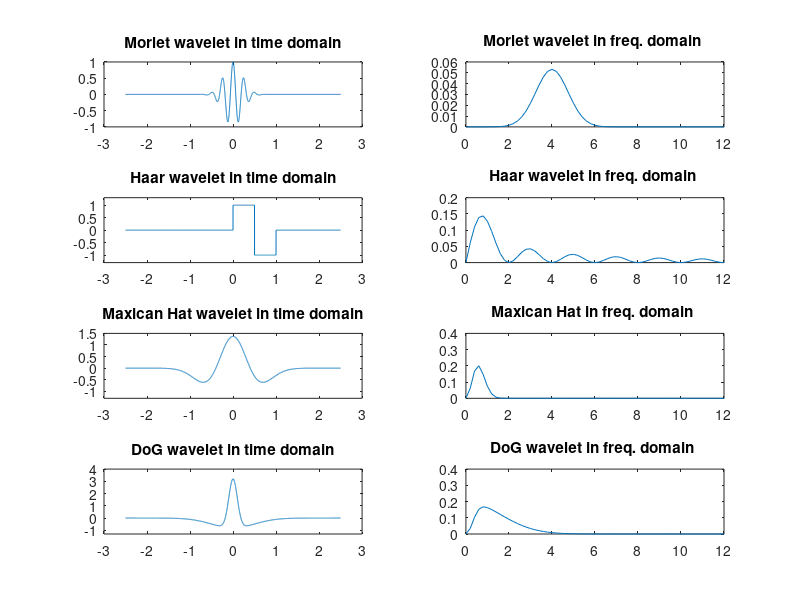

Source code (MATLAB):
clear, clf
%% Wavelets

% general simulation parameters
fs = 1024;
npnts = fs*5+1; %5 seconds (odd time vector for zero centered)

%centered time vector
timevec = (1:npnts)/fs;
timevec = timevec - mean(timevec);

%for pwr spectrum
hz = linspace(0,fs/2,floor(npnts/2)+1);

%% Morlet wavelet
% Morlet wavelets are frequently used for time-frequency analysis 
% of non-stationary time series data, such as neuroelectrical signals 
% recorded from the brain. 
% The crucial parameter of Morlet wavelets is the width of the Gaussian 
% that tapers the sine wave. This width parameter controls 
% the trade-off between temporal precision and frequency precision.
% It is typically defined as the “number of cycles,” but this parameter is opaque,
% and often leads to uncertainty and suboptimal analysis choices, 
% as well as being difficult to interpret and evaluate.

%parameters
freq = 4; %peak freuency
csw = cos(2*pi*freq*timevec);%cosine wave
fwhm = .5; %(fwhm increase gardai herne--> wavelet in time domain is wider and in f domain,its narrower)
gaussian = exp( -(4*log(2)*timevec.^2) / (fwhm^2));%gaussian

morletWavelet = csw .* gaussian;

%amplitude spectrum 
morletWaveletPow = abs(fft(morletWavelet)/npnts);

figure(1),clf
subplot(421)
plot(timevec,morletWavelet)
title('Morlet wavelet in time domain')

subplot(422)
plot(hz,morletWaveletPow(1:length(hz)))
xlim([0 12])
title('Morlet wavelet in freq. domain ')

%% Haar wavelet

HaarWavelet = zeros(npnts,1);
HaarWavelet(dsearchn(timevec',0):dsearchn(timevec',.5)) = 1;
HaarWavelet(dsearchn(timevec',.5):dsearchn(timevec',1-1/fs)) = -1;

%amplitude spectrum
HaarWaveletPow = abs(fft(HaarWavelet)/npnts);


subplot(423)
plot(timevec,HaarWavelet)
title('Haar wavelet in time domain')
ylim([-1.3 1.3])

subplot(424)
plot(hz,HaarWaveletPow(1:length(hz)))
xlim([0 12]),ylim([0 .2])
title('Haar wavelet in freq. domain ')

%% Maxican hat Wavelet

%wavelet
s = .4;
MaxicanWavelet = (2/(sqrt(3*s)*pi^.25)) .* (1- (timevec.^2)/(s^2)) .* exp((-timevec.^2) ./ (2*s^2));

MaxicanWaveletPow = abs(fft(MaxicanWavelet)/npnts);


subplot(425)
plot(timevec,MaxicanWavelet)
title('Maxican Hat wavelet in time domain')
ylim([-1.3 1.5])

subplot(426)
plot(hz,MaxicanWaveletPow(1:length(hz)))
xlim([0 12]),ylim([0 .4])
title('Maxican Hat in freq. domain ')


%% Difference of gaussian (DoG)
% approximation of Laplacian of Gaussian

%define sigmas
sPos = .1;
sNeg = .5; %wider shape in negative going gaussian

%create two gaussian
gaus1 = exp( (-timevec.^2) / (2*sPos^2)) / (sPos*sqrt(2*pi));
gaus2 = exp( (-timevec.^2) / (2*sNeg^2)) / (sNeg*sqrt(2*pi));

%difference
DoG = gaus1 - gaus2;

%amplitude spectrum
DoGPow = abs(fft(DoG)/npnts);

subplot(427)
plot(timevec,DoG)
title('DoG wavelet in time domain')
ylim([-1.3 4])

subplot(428)
plot(hz,DoGPow(1:length(hz)))
xlim([0 12]),ylim([0 .4])
title('DoG wavelet in freq. domain ')
